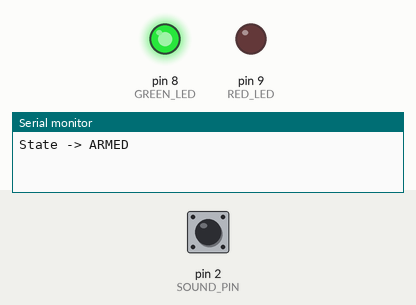
This sketch was run on a simulated Arduino Uno, built with avr-gcc and run on an emulated ATmega328P. Parts: output pins drawn as LEDs (lit = HIGH), the last lines printed to the serial monitor. Dashed ring = blinking. The inputs (shaded band) are chosen by the test bench; at power-on: pin 2 (SOUND_PIN) HIGH.

Above: at 1.2 s.
1.3 s: pin 2 (SOUND_PIN) pulled LOW for 0.15 s
At 4.29 s:
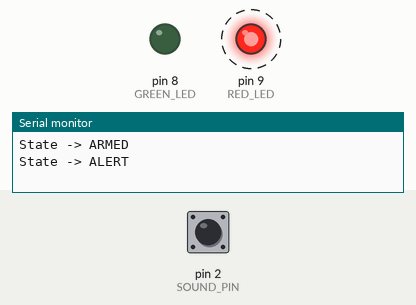
4.3 s: pin 2 (SOUND_PIN) pulled LOW for 1 s
At 4.79 s:
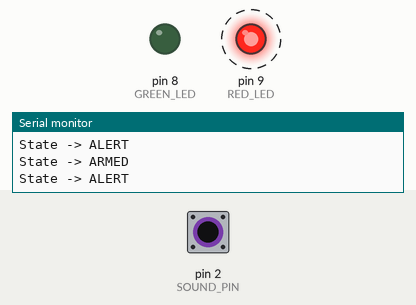
7.3 s: pin 2 (SOUND_PIN) pulled LOW for 3.2 s
At 11.4 s:
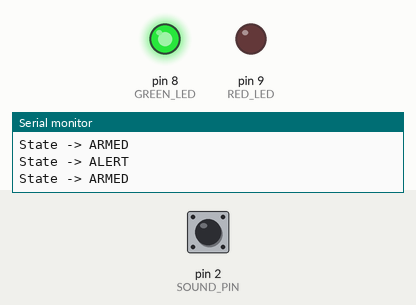
12.0 s: pin 2 (SOUND_PIN) pulsed LOW 2 times (0.12 s each, 0.3 s apart)
At 12.69 s:
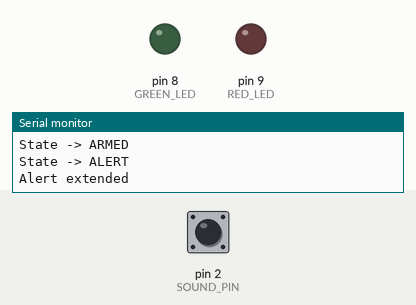
Timing chart, 0 to 16.0 s (numbered marks = the images above; inputs shaded):
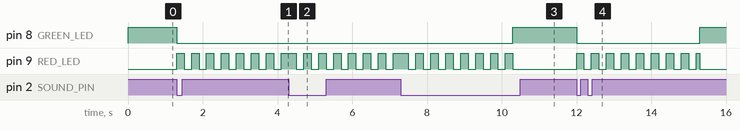

The sketch:

m_id_level.ino
```cpp
const byte SOUND_PIN = 2;
const byte GREEN_LED = 8;
const byte RED_LED = 9;

// Wokwi pushbutton + INPUT_PULLUP -> active LOW
// If needed on real KY-037, change to HIGH
const byte SOUND_ACTIVE = LOW;

enum SystemState {
  ARMED,
  ALERT
};

SystemState state = ARMED;

int lastReading = HIGH;
unsigned long lastTriggerTime = 0;
unsigned long alertStartTime = 0;
unsigned long lastBlinkTime = 0;

const unsigned long debounceMs = 120;
const unsigned long alertDuration = 3000;
const unsigned long blinkInterval = 200;

bool redLedState = false;

void setArmedMode() {
  state = ARMED;
  digitalWrite(GREEN_LED, HIGH);
  digitalWrite(RED_LED, LOW);
  redLedState = false;
  Serial.println("State -> ARMED");
}

void setAlertMode() {
  state = ALERT;
  alertStartTime = millis();
  lastBlinkTime = millis();
  digitalWrite(GREEN_LED, LOW);
  digitalWrite(RED_LED, HIGH);
  redLedState = true;
  Serial.println("State -> ALERT");
}

void setup() {
  pinMode(SOUND_PIN, INPUT_PULLUP);
  pinMode(GREEN_LED, OUTPUT);
  pinMode(RED_LED, OUTPUT);

  Serial.begin(9600);
  setArmedMode();
}

void loop() {
  unsigned long now = millis();
  int reading = digitalRead(SOUND_PIN);

  // detect a new trigger
  if (reading == SOUND_ACTIVE && lastReading != SOUND_ACTIVE) {
    if (now - lastTriggerTime > debounceMs) {
      lastTriggerTime = now;

      if (state == ARMED) {
        setAlertMode();
      } else {
        // extend alert time if another sound comes during alert
        alertStartTime = now;
        Serial.println("Alert extended");
      }
    }
  }

  if (state == ALERT) {
    if (now - lastBlinkTime >= blinkInterval) {
      lastBlinkTime = now;
      redLedState = !redLedState;
      digitalWrite(RED_LED, redLedState);
    }

    if (now - alertStartTime >= alertDuration) {
      setArmedMode();
    }
  }

  lastReading = reading;
}
```

Measured:
- after the input at 1.3 s, pin 8 (GREEN_LED): HIGH → LOW at once; pin 9 (RED_LED): alternates HIGH for 0.20 s and LOW for 0.20 s, starting at once
- after the input at 4.3 s, pin 9 (RED_LED): alternates HIGH for 0.20 s and LOW for 0.20 s, starting after 0.20 s
- after the input at 7.3 s, pin 8 (GREEN_LED): LOW → HIGH after 3.0 s; pin 9 (RED_LED): alternates HIGH for 0.20 s and LOW for 0.20 s, 15 changes in all, then stays LOW, starting after 0.20 s
- after the input at 12.0 s, pin 8 (GREEN_LED): HIGH → LOW at once, → HIGH 3.3 s later; pin 9 (RED_LED): goes 8 × (HIGH 0.20 s, LOW 0.20 s), HIGH 0.10 s, then LOW, starting at once
